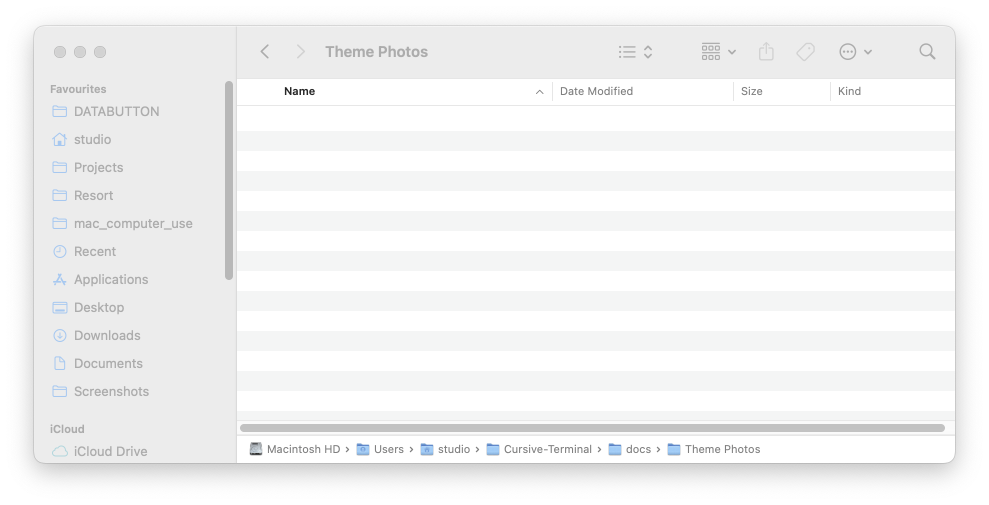
#> input picture docs/images/theme-demos/ancient-papyrus/demo.png, 1978 x 1010 px, found by its file name (shown at 1/2 size)
$ python create-theme-grid-python.py
#> lines starting #> are read from the running program, lines starting #| are printed output that depends on the picture
#!/usr/bin/env python3

"""Create a theme grid showcase image using PIL"""

from PIL import Image, ImageDraw, ImageFont
import os
import glob

# Configuration
THEME_DIR = "/Users/studio/Cursive-Terminal/docs/images/theme-demos"
OUTPUT_DIR = "/Users/studio/Cursive-Terminal/docs/images"
GRID_COLS = 6
GRID_ROWS = 5
THUMB_WIDTH = 400
THUMB_HEIGHT = 250
PADDING = 10
BG_COLOR = (10, 10, 10)  # Dark background

# Featured themes to show in order
FEATURED_THEMES = [
    "vampires-letter",
    "pirate-scroll",
    "ancient-papyrus",
    "rainbow-prism",
    "cursive-elegance",
    "neon-cyberpunk",

    "ocean-mist",
    "calligraphy-scroll",
    "tropical-paradise",
    "midnight-quill",
    "illuminated-manuscript",
    "aurora-borealis",

    "cursive-noir",
    "ivory-parchment",
    "sunset-festival",
    "forest-grove",
    "office-memo",
    "cotton-candy",

    "sunset-glow",
    "linen-manuscript",
    "receipt-paper",
    "cursive-garden",
    "legal-document",
    "invisible-ink",

    "blueprint-tech",
    "papyrus-scroll",
    "carbon-copy",
    "ditto-spirit",
    "linen-sheet",
    "calligraphy-flourish",
]

def create_theme_grid():
    """Create a grid of theme screenshots"""

    # Calculate final image size
    grid_width = GRID_COLS * (THUMB_WIDTH + PADDING) + PADDING
    grid_height = GRID_ROWS * (THUMB_HEIGHT + PADDING) + PADDING

    # Create base image
    grid_img = Image.new('RGB', (grid_width, grid_height), BG_COLOR)
#> grid_img: PIL image 2470x1310 RGB; every value is 10

    # Process each theme
    for idx, theme_name in enumerate(FEATURED_THEMES[:GRID_COLS * GRID_ROWS]):
        theme_path = os.path.join(THEME_DIR, theme_name, "demo.png")

        if os.path.exists(theme_path):
            # Load and resize theme image
            theme_img = Image.open(theme_path)
#> theme_img is the input picture: PIL image 1978x1010 RGBA; mean R, G, B, A 196.1, 196.4, 196.5, 207.5
            theme_img.thumbnail((THUMB_WIDTH, THUMB_HEIGHT), Image.Resampling.LANCZOS)
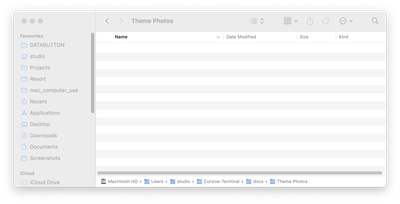
#> theme_img: PIL image 400x204 RGBA; mean R, G, B, A 197.8, 198.1, 198.2, 207.3; transparent parts drawn white

            # Calculate position in grid
            col = idx % GRID_COLS
            row = idx // GRID_COLS
            x = PADDING + col * (THUMB_WIDTH + PADDING)
            y = PADDING + row * (THUMB_HEIGHT + PADDING)

            # Create frame with border
            frame = Image.new('RGB', (THUMB_WIDTH, THUMB_HEIGHT), (51, 51, 51))
#> frame: PIL image 400x250 RGB; every value is 51

            # Center the theme image in frame
            paste_x = (THUMB_WIDTH - theme_img.width) // 2
#> paste_x = 0
            paste_y = (THUMB_HEIGHT - theme_img.height) // 2
#> paste_y = 23
            frame.paste(theme_img, (paste_x, paste_y))
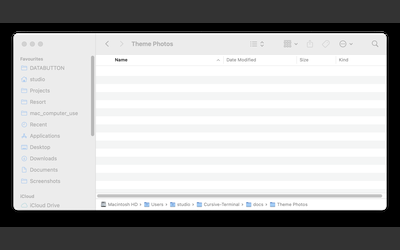
#> frame: PIL image 400x250 RGB; mean R, G, B 170.8, 171, 171.1

            # Paste frame into grid
            grid_img.paste(frame, (x, y))
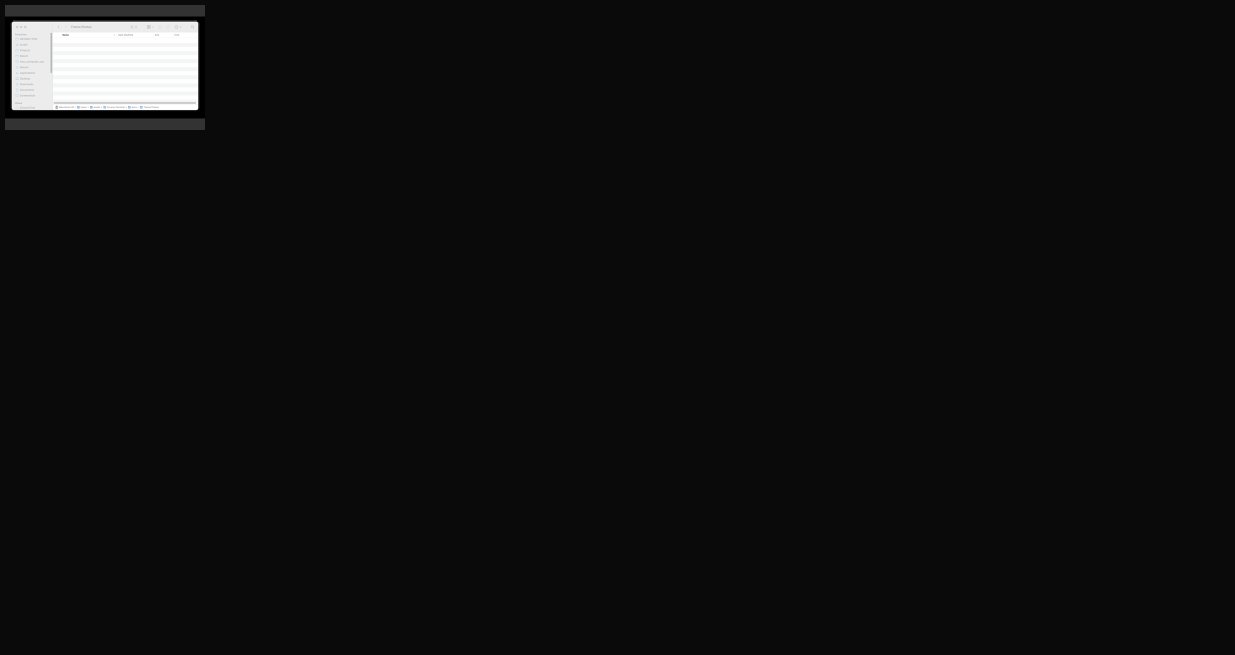
#> grid_img: PIL image 2470x1310 RGB (shown at 1/2 size); mean R, G, B 15, 15, 15

            print(f"✅ Added {theme_name} at position ({col}, {row})")
        else:
            print(f"❌ Theme not found: {theme_name}")

    # Save the grid
    output_path = os.path.join(OUTPUT_DIR, "theme-gallery-grid.png")
    grid_img.save(output_path, optimize=True)
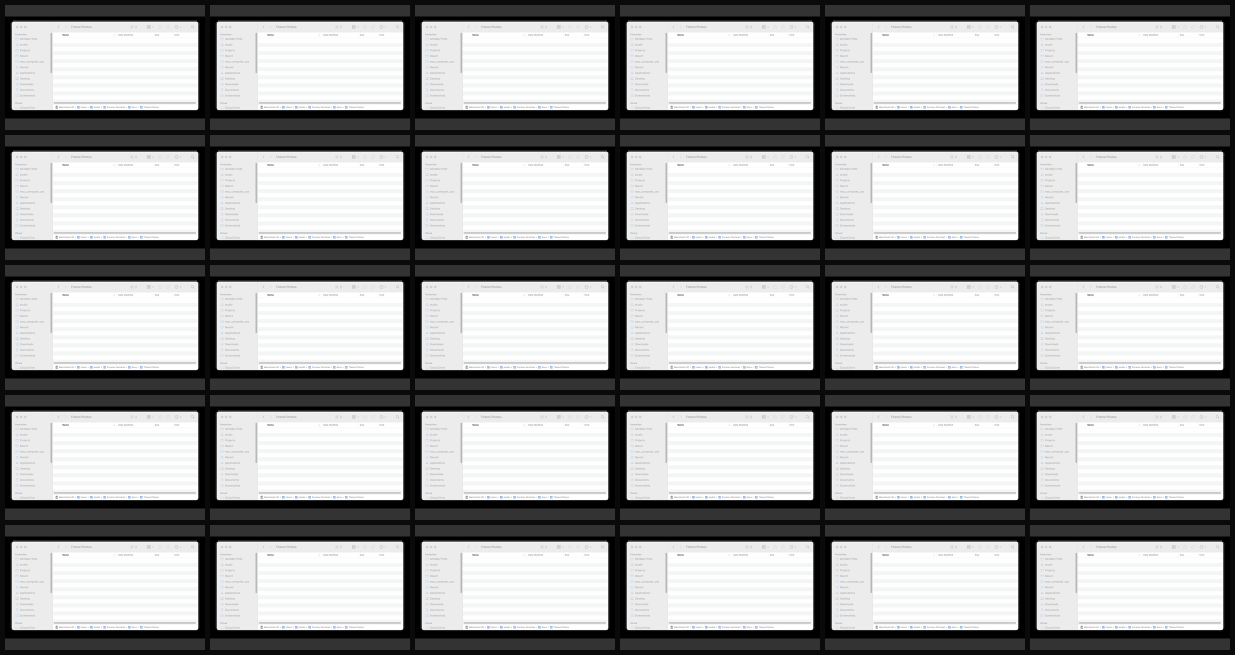
#> saved as theme-gallery-grid.png: PIL image 2470x1310 RGB (shown at 1/2 size); mean R, G, B 159.1, 159.3, 159.4
    print(f"\n🎨 Theme grid saved to: {output_path}")
#| 🎨 Theme grid saved to: /Users/studio/Cursive-Terminal/docs/images/theme-gallery-grid.png
    print(f"   Size: {grid_width}x{grid_height}px")

def create_preview_strips():
    """Create smaller preview strips for README"""

    # Dark themes preview (3x1)
    dark_themes = ["vampires-letter", "pirate-scroll", "midnight-quill"]
    create_strip(dark_themes, "dark-themes-preview.png")

    # Light themes preview (3x1)
    light_themes = ["ancient-papyrus", "calligraphy-scroll", "illuminated-manuscript"]
    create_strip(light_themes, "light-themes-preview.png")

    # Colorful themes preview (3x1)
    colorful_themes = ["rainbow-prism", "neon-cyberpunk", "tropical-paradise"]
    create_strip(colorful_themes, "colorful-themes-preview.png")

def create_strip(theme_names, output_name):
    """Create a horizontal strip of 3 themes"""
#> called with output_name = 'dark-themes-preview.png'
    strip_width = 3 * (THUMB_WIDTH + PADDING) + PADDING
    strip_height = THUMB_HEIGHT + 2 * PADDING

    strip_img = Image.new('RGB', (strip_width, strip_height), BG_COLOR)
#> strip_img: PIL image 1240x270 RGB; every value is 10

    for idx, theme_name in enumerate(theme_names):
        theme_path = os.path.join(THEME_DIR, theme_name, "demo.png")

        if os.path.exists(theme_path):
            theme_img = Image.open(theme_path)
            theme_img.thumbnail((THUMB_WIDTH, THUMB_HEIGHT), Image.Resampling.LANCZOS)

            x = PADDING + idx * (THUMB_WIDTH + PADDING)
            y = PADDING

            strip_img.paste(theme_img, (x, y))
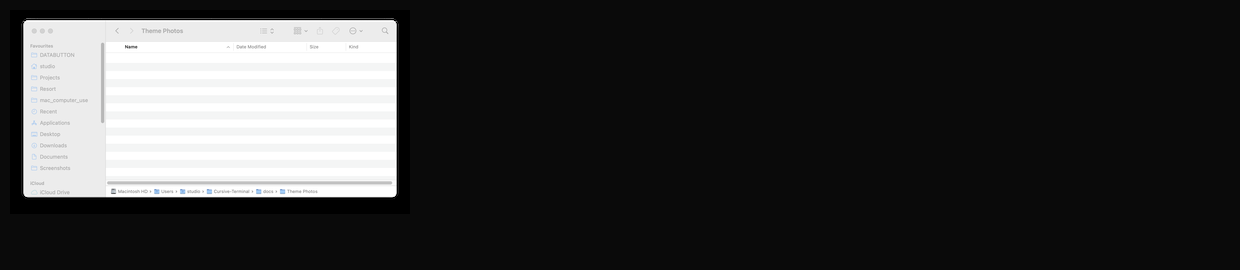
#> strip_img: PIL image 1240x270 RGB; mean R, G, B 55.8, 55.8, 55.9

    output_path = os.path.join(OUTPUT_DIR, output_name)
    strip_img.save(output_path, optimize=True)
    print(f"✅ Created {output_name}")

if __name__ == "__main__":
    print("🎨 Creating theme showcase images...")
    print(f"   Theme directory: {THEME_DIR}")
    print(f"   Output directory: {OUTPUT_DIR}")
    print()

    # Check available themes
    available = [d for d in os.listdir(THEME_DIR)
                 if os.path.isfile(os.path.join(THEME_DIR, d, "demo.png"))]
    print(f"📊 Found {len(available)} themes with screenshots")
    print()

    # Create main grid
    create_theme_grid()
    print()

    # Create preview strips
    print("📸 Creating preview strips...")
    create_preview_strips()

    print("\n✨ All done!")
